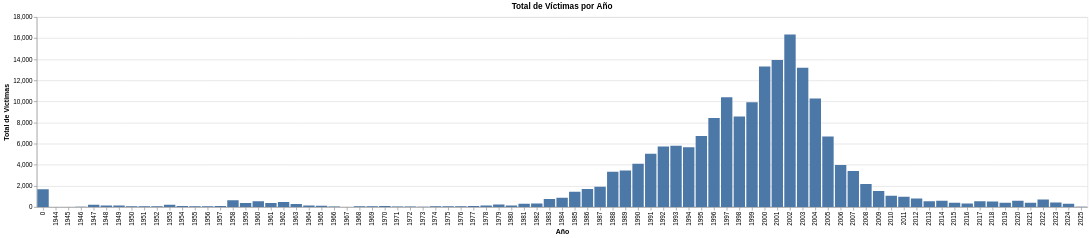
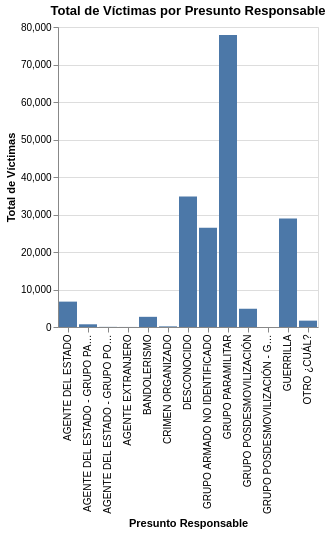
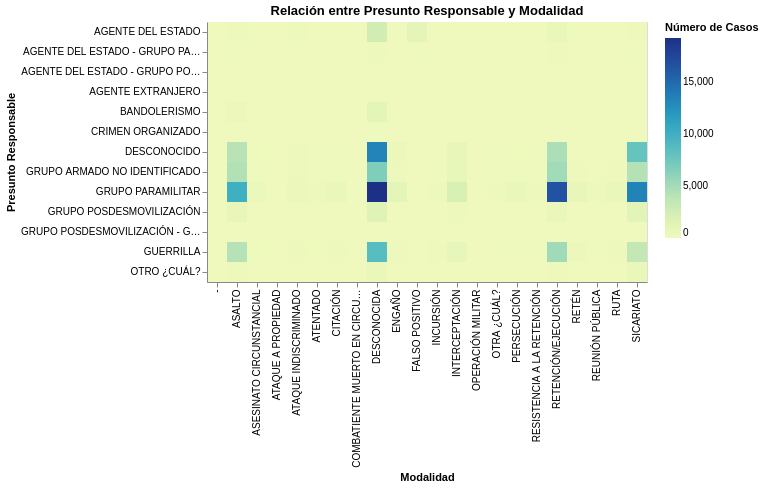

Notebook code cell kept with these figures, in order:
### Code cell
print("ANÁLISIS BIVARIADO:")

import altair as alt
import pandas as pd
import seaborn as sns # Keep seaborn for heatmap if needed
import matplotlib.pyplot as plt # Keep matplotlib for heatmap if needed


# Relación entre año y número de víctimas
victimas_por_año = df_clean.groupby('Año')['Total de Víctimas del Caso'].sum().reset_index()
victimas_por_año.columns = ['Año', 'Total de Víctimas']
chart_victimas_año = alt.Chart(victimas_por_año).mark_bar().encode(
    x=alt.X('Año:O', axis=alt.Axis(title='Año')),
    y=alt.Y('Total de Víctimas:Q', title='Total de Víctimas'),
    tooltip=['Año', 'Total de Víctimas']
).properties(
    title='Total de Víctimas por Año'
).interactive()
chart_victimas_año.display()


# Presunto responsable vs número de víctimas
victimas_por_responsable = df_clean.groupby('Presunto Responsable')['Total de Víctimas del Caso'].sum().sort_values(ascending=False).reset_index()
victimas_por_responsable.columns = ['Presunto Responsable', 'Total de Víctimas']
chart_victimas_responsable = alt.Chart(victimas_por_responsable).mark_bar().encode(
    x=alt.X('Presunto Responsable:O', axis=alt.Axis(title='Presunto Responsable')),
    y=alt.Y('Total de Víctimas:Q', title='Total de Víctimas'),
    tooltip=['Presunto Responsable', 'Total de Víctimas']
).properties(
    title='Total de Víctimas por Presunto Responsable'
).interactive()
chart_victimas_responsable.display()


# Heatmap de correlación para variables numéricas
# Keeping matplotlib/seaborn for heatmap as Altair is not ideal for this type of correlation matrix heatmap
numeric_df = df_clean.select_dtypes(include=[np.number])
numeric_df = numeric_df.drop(['Latitud', 'Longitud'], axis=1, errors='ignore')

plt.figure(figsize=(20, 16))
sns.heatmap(numeric_df.corr(), annot=True, cmap='coolwarm', center=0)
plt.title('Mapa de Calor de Correlaciones entre Variables Numéricas')
plt.show()


# Cruzar presunto responsable con modalidad
ct = pd.crosstab(df_clean['Presunto Responsable'], df_clean['Modalidad']).stack().reset_index()
ct.columns = ['Presunto Responsable', 'Modalidad', 'Número de Casos']

chart_crosstab = alt.Chart(ct).mark_rect().encode(
    x=alt.X('Modalidad:O', axis=alt.Axis(title='Modalidad')),
    y=alt.Y('Presunto Responsable:O', axis=alt.Axis(title='Presunto Responsable')),
    color=alt.Color('Número de Casos:Q', legend=alt.Legend(title="Número de Casos")),
    tooltip=['Presunto Responsable', 'Modalidad', 'Número de Casos']
).properties(
    title='Relación entre Presunto Responsable y Modalidad'
).interactive()
chart_crosstab.display()


# Analizar la violencia por género
# Sumar todas las columnas de violencia de género (si existen múltiples)
violencia_genero_cols = [col for col in df_clean.columns if 'Género' in col or 'Mujeres' in col]
if violencia_genero_cols:
    print("Análisis de violencia de género:")
    for col in violencia_genero_cols:
        if col in df_clean.columns:
            # Convert to numeric, coercing errors, and fill NaN with 0 before summing
            df_clean[col] = pd.to_numeric(df_clean[col], errors='coerce').fillna(0)
            print(f"{col}: {df_clean[col].sum()} casos")

### Figure 1 — Vega-Lite specification as saved in the notebook (floating-point values rounded to 4 significant figures)
{"config": {"view": {"continuousWidth": 300, "continuousHeight": 300}}, "data": {"name": "data-790cef32817cc4efe76d2ec3714c73e9"}, "mark": {"type": "bar"}, "encoding": {"tooltip": [{"field": "Año", "type": "quantitative"}, {"field": "Total de Víctimas", "type": "quantitative"}], "x": {"axis": {"title": "Año"}, "field": "Año", "type": "ordinal"}, "y": {"field": "Total de Víctimas", "title": "Total de Víctimas", "type": "quantitative"}}, "params": [{"name": "param_7", "select": {"type": "interval", "encodings": ["x", "y"]}, "bind": "scales"}], "title": "Total de Víctimas por Año", "$schema": "https://vega.github.io/schema/vega-lite/v5.20.1.json", "datasets": {"data-790cef32817cc4efe76d2ec3714c73e9": [{"Año": 0, "Total de Víctimas": 1678}, {"Año": 1944, "Total de Víctimas": 2}, {"Año": 1945, "Total de Víctimas": 3}, {"Año": 1946, "Total de Víctimas": 12}, {"Año": 1947, "Total de Víctimas": 207}, {"Año": 1948, "Total de Víctimas": 141}, {"Año": 1949, "Total de Víctimas": 136}, {"Año": 1950, "Total de Víctimas": 73}, {"Año": 1951, "Total de Víctimas": 76}, {"Año": 1952, "Total de Víctimas": 59}, {"Año": 1953, "Total de Víctimas": 212}, {"Año": 1954, "Total de Víctimas": 102}, {"Año": 1955, "Total de Víctimas": 65}, {"Año": 1956, "Total de Víctimas": 69}, {"Año": 1957, "Total de Víctimas": 87}, {"Año": 1958, "Total de Víctimas": 639}, {"Año": 1959, "Total de Víctimas": 379}, {"Año": 1960, "Total de Víctimas": 547}, {"Año": 1961, "Total de Víctimas": 388}, {"Año": 1962, "Total de Víctimas": 474}, {"Año": 1963, "Total de Víctimas": 273}, {"Año": 1964, "Total de Víctimas": 147}, {"Año": 1965, "Total de Víctimas": 108}, {"Año": 1966, "Total de Víctimas": 46}, {"Año": 1967, "Total de Víctimas": 5}, {"Año": 1968, "Total de Víctimas": 80}, {"Año": 1969, "Total de Víctimas": 76}, {"Año": 1970, "Total de Víctimas": 88}, {"Año": 1971, "Total de Víctimas": 44}, {"Año": 1972, "Total de Víctimas": 44}, {"Año": 1973, "Total de Víctimas": 28}, {"Año": 1974, "Total de Víctimas": 60}, {"Año": 1975, "Total de Víctimas": 64}, {"Año": 1976, "Total de Víctimas": 74}, {"Año": 1977, "Total de Víctimas": 87}, {"Año": 1978, "Total de Víctimas": 143}, {"Año": 1979, "Total de Víctimas": 226}, {"Año": 1980, "Total de Víctimas": 133}, {"Año": 1981, "Total de Víctimas": 318}, {"Año": 1982, "Total de Víctimas": 325}, {"Año": 1983, "Total de Víctimas": 748}, {"Año": 1984, "Total de Víctimas": 877}, {"Año": 1985, "Total de Víctimas": 1439}, {"Año": 1986, "Total de Víctimas": 1708}, {"Año": 1987, "Total de Víctimas": 1927}, {"Año": 1988, "Total de Víctimas": 3334}, {"Año": 1989, "Total de Víctimas": 3469}, {"Año": 1990, "Total de Víctimas": 4110}, {"Año": 1991, "Total de Víctimas": 5042}, {"Año": 1992, "Total de Víctimas": 5723}, {"Año": 1993, "Total de Víctimas": 5805}, {"Año": 1994, "Total de Víctimas": 5661}, {"Año": 1995, "Total de Víctimas": 6721}, {"Año": 1996, "Total de Víctimas": 8430}, {"Año": 1997, "Total de Víctimas": 10399}, {"Año": 1998, "Total de Víctimas": 8579}, {"Año": 1999, "Total de Víctimas": 9923}, {"Año": 2000, "Total de Víctimas": 13306}, {"Año": 2001, "Total de Víctimas": 13939}, {"Año": 2002, "Total de Víctimas": 16342}, {"Año": 2003, "Total de Víctimas": 13191}, {"Año": 2004, "Total de Víctimas": 10284}, {"Año": 2005, "Total de Víctimas": 6677}, {"Año": 2006, "Total de Víctimas": 3987}, {"Año": 2007, "Total de Víctimas": 3408}, {"Año": 2008, "Total de Víctimas": 2170}, {"Año": 2009, "Total de Víctimas": 1511}, {"Año": 2010, "Total de Víctimas": 1056}, {"Año": 2011, "Total de Víctimas": 969}, {"Año": 2012, "Total de Víctimas": 800}, {"Año": 2013, "Total de Víctimas": 535}, {"Año": 2014, "Total de Víctimas": 585}, {"Año": 2015, "Total de Víctimas": 394}, {"Año": 2016, "Total de Víctimas": 341}, {"Año": 2017, "Total de Víctimas": 554}, {"Año": 2018, "Total de Víctimas": 528}, {"Año": 2019, "Total de Víctimas": 411}, {"Año": 2020, "Total de Víctimas": 582}, {"Año": 2021, "Total de Víctimas": 394}, {"Año": 2022, "Total de Víctimas": 717}, {"Año": 2023, "Total de Víctimas": 426}, {"Año": 2024, "Total de Víctimas": 307}, {"Año": 2025, "Total de Víctimas": 25}]}}

### Figure 2 — Vega-Lite specification as saved in the notebook (floating-point values rounded to 4 significant figures)
{"config": {"view": {"continuousWidth": 300, "continuousHeight": 300}}, "data": {"name": "data-460d4103c957658cf15344bb78d6b120"}, "mark": {"type": "bar"}, "encoding": {"tooltip": [{"field": "Presunto Responsable", "type": "nominal"}, {"field": "Total de Víctimas", "type": "quantitative"}], "x": {"axis": {"title": "Presunto Responsable"}, "field": "Presunto Responsable", "type": "ordinal"}, "y": {"field": "Total de Víctimas", "title": "Total de Víctimas", "type": "quantitative"}}, "params": [{"name": "param_8", "select": {"type": "interval", "encodings": ["x", "y"]}, "bind": "scales"}], "title": "Total de Víctimas por Presunto Responsable", "$schema": "https://vega.github.io/schema/vega-lite/v5.20.1.json", "datasets": {"data-460d4103c957658cf15344bb78d6b120": [{"Presunto Responsable": "GRUPO PARAMILITAR", "Total de Víctimas": 77835}, {"Presunto Responsable": "DESCONOCIDO", "Total de Víctimas": 34791}, {"Presunto Responsable": "GUERRILLA", "Total de Víctimas": 28943}, {"Presunto Responsable": "GRUPO ARMADO NO IDENTIFICADO", "Total de Víctimas": 26498}, {"Presunto Responsable": "AGENTE DEL ESTADO", "Total de Víctimas": 6768}, {"Presunto Responsable": "GRUPO POSDESMOVILIZACIÓN", "Total de Víctimas": 4867}, {"Presunto Responsable": "BANDOLERISMO", "Total de Víctimas": 2714}, {"Presunto Responsable": "OTRO ¿CUÁL?", "Total de Víctimas": 1695}, {"Presunto Responsable": "AGENTE DEL ESTADO - GRUPO PARAMILITAR", "Total de Víctimas": 724}, {"Presunto Responsable": "CRIMEN ORGANIZADO", "Total de Víctimas": 167}, {"Presunto Responsable": "AGENTE DEL ESTADO - GRUPO POSDESMOVILIZACIÓN", "Total de Víctimas": 34}, {"Presunto Responsable": "AGENTE EXTRANJERO", "Total de Víctimas": 14}, {"Presunto Responsable": "GRUPO POSDESMOVILIZACIÓN - GUERRILLA", "Total de Víctimas": 2}]}}

### Figure 3 — Vega-Lite specification as saved in the notebook (floating-point values rounded to 4 significant figures; data arrays with more than 128 entries replaced by an {"elided": "..."} marker saying what was removed)
{"config": {"view": {"continuousWidth": 300, "continuousHeight": 300}}, "data": {"name": "data-af9ec20096053c9bdfc9f36027fe4ec8"}, "mark": {"type": "rect"}, "encoding": {"color": {"field": "Número de Casos", "legend": {"title": "Número de Casos"}, "type": "quantitative"}, "tooltip": [{"field": "Presunto Responsable", "type": "nominal"}, {"field": "Modalidad", "type": "nominal"}, {"field": "Número de Casos", "type": "quantitative"}], "x": {"axis": {"title": "Modalidad"}, "field": "Modalidad", "type": "ordinal"}, "y": {"axis": {"title": "Presunto Responsable"}, "field": "Presunto Responsable", "type": "ordinal"}}, "params": [{"name": "param_9", "select": {"type": "interval", "encodings": ["x", "y"]}, "bind": "scales"}], "title": "Relación entre Presunto Responsable y Modalidad", "$schema": "https://vega.github.io/schema/vega-lite/v5.20.1.json", "datasets": {"data-af9ec20096053c9bdfc9f36027fe4ec8": {"elided": "286 records"}}}
